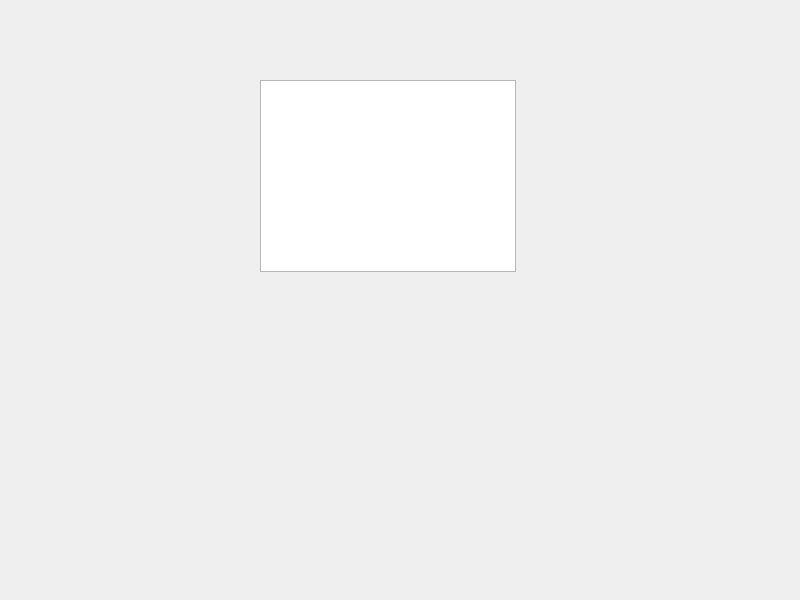
<?xml version="1.0" encoding="UTF-8"?>
<ui version="4.0">
 <class>GameHallView</class>
 <widget class="QWidget" name="GameHallView">
  <property name="geometry">
   <rect>
    <x>0</x>
    <y>0</y>
    <width>800</width>
    <height>600</height>
   </rect>
  </property>
  <property name="windowTitle">
   <string>Form</string>
  </property>
  <widget class="QTextBrowser" name="userinfo_TextBrowser">
   <property name="geometry">
    <rect>
     <x>260</x>
     <y>80</y>
     <width>256</width>
     <height>192</height>
    </rect>
   </property>
  </widget>
 </widget>
 <resources/>
 <connections/>
</ui>
